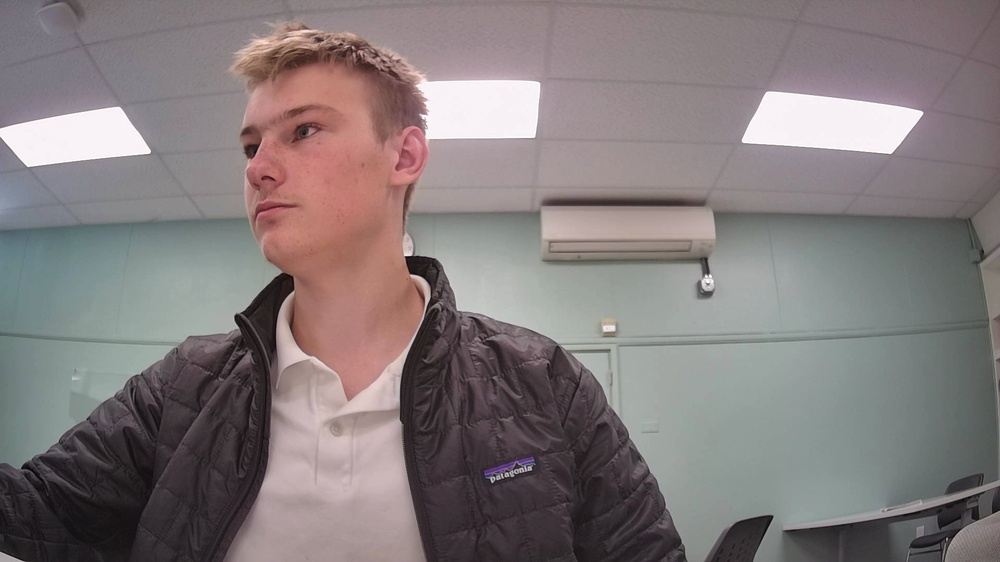
#> input picture project/example/output/left.jpg, 1000 x 562 px, shrunk from 1920 x 1080 before the run, given in place of left.png, which was not available
$ python sterio_test.py
#> lines starting #> are read from the running program, lines starting #| are printed output that depends on the picture; pictures that were not available may be replaced by others from this repository, and a replacement may not be noted
import time
import cv2
import numpy as np

# Load your two frames
frame1 = cv2.imread("left.png", cv2.IMREAD_GRAYSCALE)
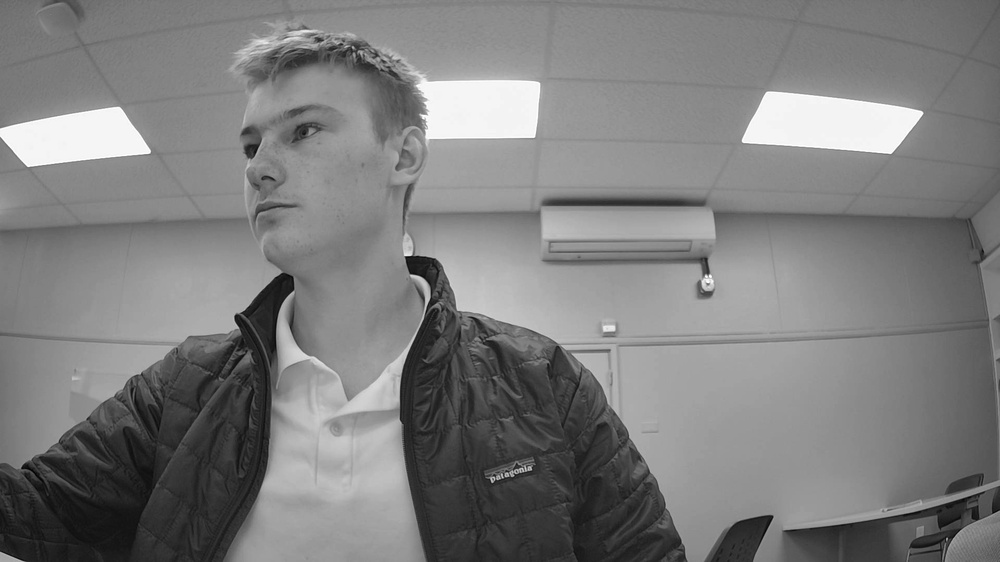
#> frame1: shape (562, 1000); min 0, max 255, mean 125.3
frame2 = cv2.imread("right.png", cv2.IMREAD_GRAYSCALE)
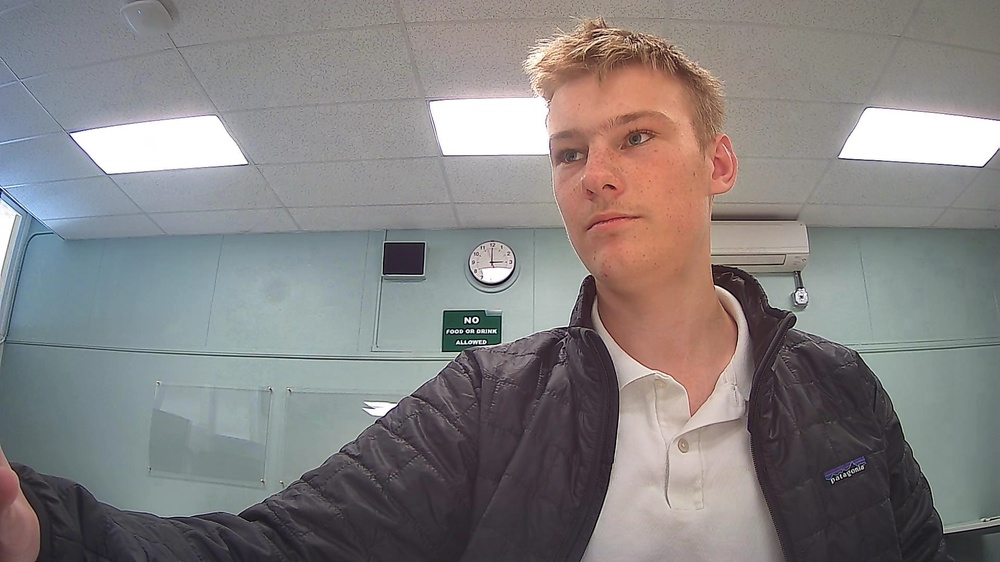
#> input picture project/example/output/right.jpg, 1000 x 562 px, shrunk from 1920 x 1080 before the run, given in place of right.png, which was not available
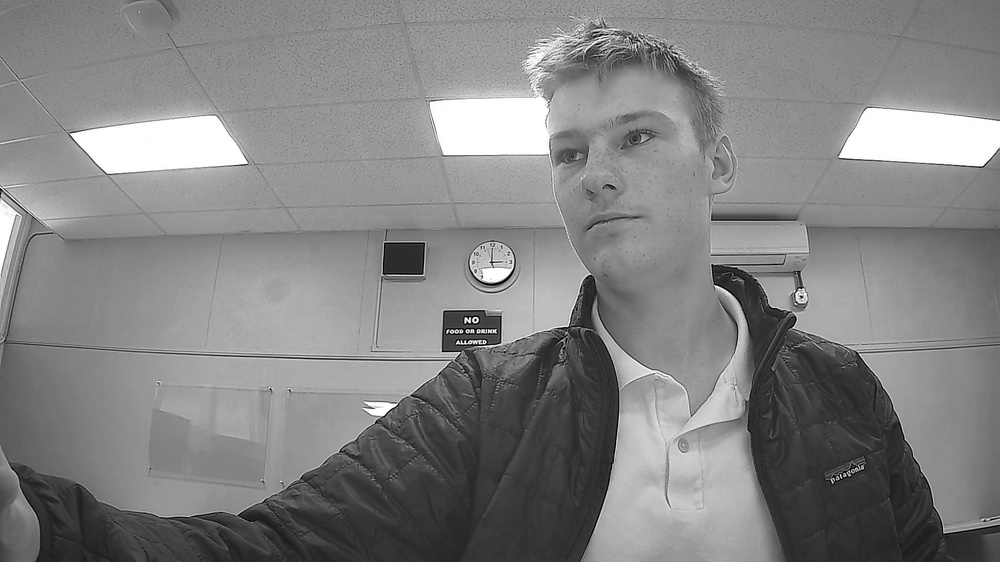
#> frame2: shape (562, 1000); min 0, max 255, mean 130.9

orb = cv2.ORB_create()

start_time = time.time()

# Step 2: Detect keypoints and descriptors
kp1, des1 = orb.detectAndCompute(frame1, None)
#> kp1 = 500 keypoints; strongest (x, y, size): (406, 257, 31), (708, 273, 31), (491, 478, 31), (406, 258, 44.6)
kp2, des2 = orb.detectAndCompute(frame2, None)
#> kp2 = 500 keypoints; strongest (x, y, size): (475, 319, 31), (477, 319, 31), (475, 317, 31), (465, 341, 31)

# Step 3: Match descriptors using a matcher
bf = cv2.BFMatcher(cv2.NORM_HAMMING, crossCheck=True)  # ORB uses Hamming distance
matches = bf.match(des1, des2)
#> matches = 114 matches

# Step 4: Sort matches by distance (lower distance = better match)
matches = sorted(matches, key=lambda x: x.distance)

# (Optional) Draw first 50 matches
match_img = cv2.drawMatches(frame1, kp1, frame2, kp2, matches, None, flags=2)
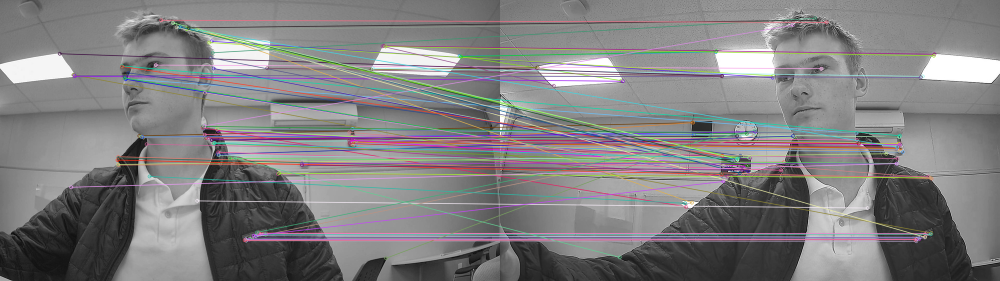
#> match_img: shape (562, 2000, 3) (shown at 1/2 size); mean of channels 0, 1, 2 128.2, 127.1, 128.5; drawn as B, G, R

end_time = time.time()
print(f"Time taken: {(end_time - start_time) * 1000} ms")

# Show
cv2.imshow("Matches", match_img)
cv2.waitKey(0)
cv2.destroyAllWindows()
